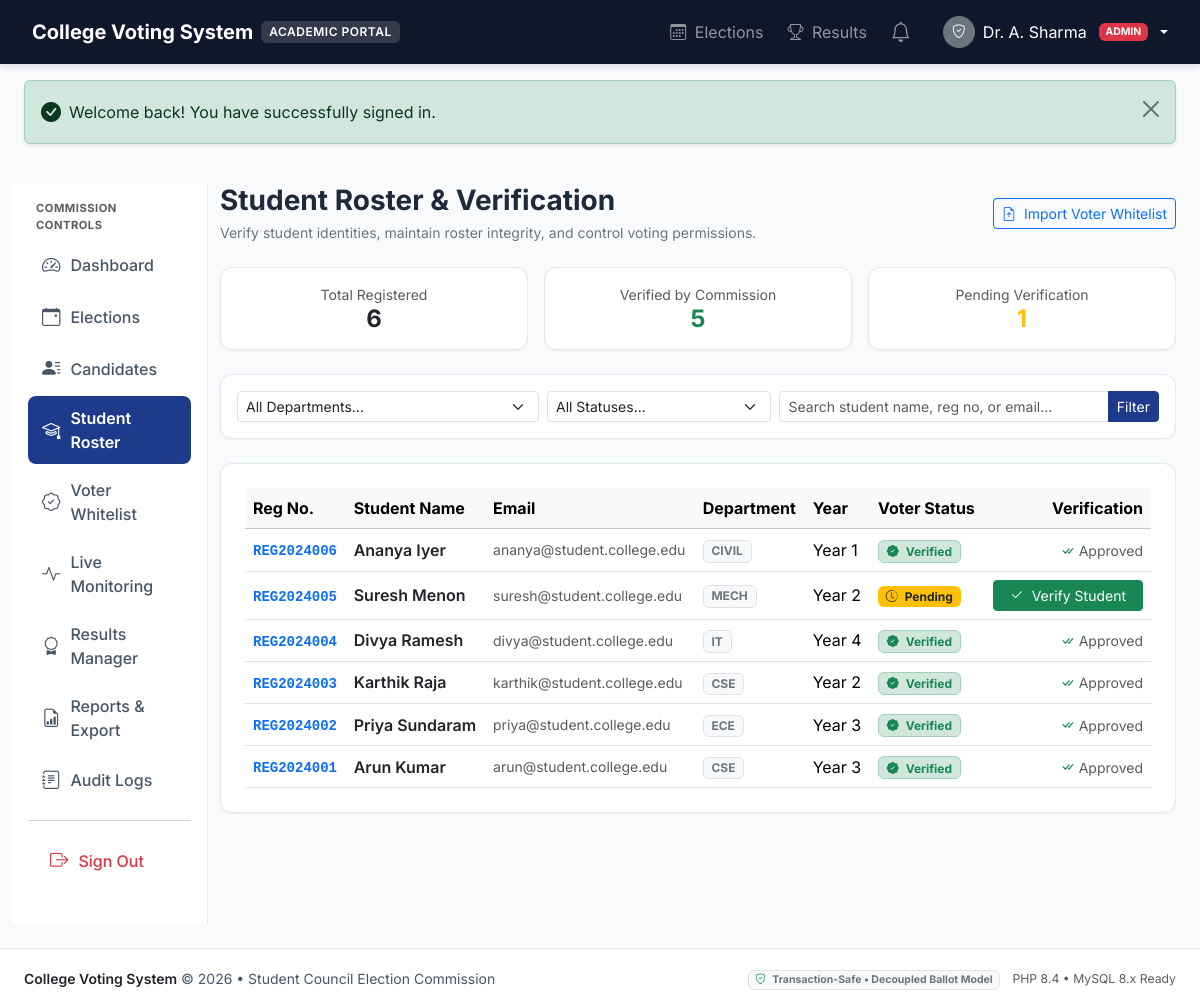
The app's page /admin/students.php (signed in) with its own data.
### tables this page shows
CREATE TABLE IF NOT EXISTS users (
    id INT AUTO_INCREMENT PRIMARY KEY,
    email VARCHAR(150) NOT NULL UNIQUE,
    password_hash VARCHAR(255) NOT NULL,
    role ENUM('admin', 'student') NOT NULL DEFAULT 'student',
    status ENUM('pending', 'active', 'suspended') NOT NULL DEFAULT 'pending',
    created_at DATETIME NOT NULL DEFAULT CURRENT_TIMESTAMP,
    updated_at DATETIME NOT NULL DEFAULT CURRENT_TIMESTAMP ON UPDATE CURRENT_TIMESTAMP,
    INDEX idx_user_role (role),
    INDEX idx_user_status (status)
);

CREATE TABLE IF NOT EXISTS students (
    id INT AUTO_INCREMENT PRIMARY KEY,
    user_id INT NOT NULL UNIQUE,
    full_name VARCHAR(100) NOT NULL,
    registration_no VARCHAR(50) NOT NULL UNIQUE,
    department_id INT NOT NULL,
    course VARCHAR(50) NOT NULL,
    academic_year INT NOT NULL,
    is_verified TINYINT(1) NOT NULL DEFAULT 0,
    verified_at DATETIME DEFAULT NULL,
    verified_by INT DEFAULT NULL,
    created_at DATETIME NOT NULL DEFAULT CURRENT_TIMESTAMP,
    updated_at DATETIME NOT NULL DEFAULT CURRENT_TIMESTAMP ON UPDATE CURRENT_TIMESTAMP,
    CONSTRAINT fk_student_user FOREIGN KEY (user_id) REFERENCES users(id) ON DELETE CASCADE,
    CONSTRAINT fk_student_dept FOREIGN KEY (department_id) REFERENCES departments(id) ON DELETE RESTRICT,
    CONSTRAINT fk_student_verified_by FOREIGN KEY (verified_by) REFERENCES users(id) ON DELETE SET NULL,
    INDEX idx_student_verified (is_verified),
    INDEX idx_student_dept (department_id),
    INDEX idx_student_year (academic_year)
);

CREATE TABLE IF NOT EXISTS departments (
    id INT AUTO_INCREMENT PRIMARY KEY,
    code VARCHAR(20) NOT NULL UNIQUE,
    name VARCHAR(100) NOT NULL,
    created_at DATETIME NOT NULL DEFAULT CURRENT_TIMESTAMP
);

### app/includes/functions.php (called while the page is built, shortened)
<?php
function e(?string $value): string {
    return htmlspecialchars((string)($value ?? ''), ENT_QUOTES, 'UTF-8');
}
function get_flash(): ?array {
    if (!empty($_SESSION['flash'])) {
        $flash = $_SESSION['flash'];
        return $flash;
    }
    return null;
}
function base_url(string $path = ''): string {
    $scriptName = $_SERVER['SCRIPT_NAME'] ?? '';
    $base = rtrim(dirname($scriptName), '/\\');
    $trimmedPath = ltrim($path, '/');
    return ($base === '' || $base === '/') ? '/' . $trimmedPath : $base . '/' . $trimmedPath;
}

### app/includes/auth.php (called while the page is built, shortened)
<?php
require_once __DIR__ . '/../config/app.php';
require_once __DIR__ . '/functions.php';
class Auth {
    private static ?array $currentUser = null;
    public static function check(): bool {
        return !empty($_SESSION['user_id']);
    }
    public static function id(): ?int {
        return isset($_SESSION['user_id']) ? (int)$_SESSION['user_id'] : null;
    }
    public static function role(): ?string {
        return $_SESSION['user_role'] ?? null;
    }
    public static function isAdmin(): bool {
        return self::role() === 'admin';
    }
    public static function user(): ?array {
        if (self::$currentUser !== null) {
            return self::$currentUser;
        }
        $userId = self::id();
        $db = Database::getConnection();
        $stmt = $db->prepare("SELECT * FROM users WHERE id = ?");
        $stmt->execute([$userId]);
        $user = $stmt->fetch(PDO::FETCH_ASSOC);
        if ($user['role'] === 'student') {
            $stmtStud = $db->prepare("
                SELECT s.*, d.name AS department_name, d.code AS department_code
                FROM students s
                LEFT JOIN departments d ON s.department_id = d.id
                WHERE s.user_id = ?
            ");
            $stmtStud->execute([$userId]);
            $student = $stmtStud->fetch(PDO::FETCH_ASSOC);
            $user['student'] = $student ?: [];
        } elseif ($user['role'] === 'admin') {
            $stmtAdmin = $db->prepare("SELECT * FROM administrators WHERE user_id = ?");
            $stmtAdmin->execute([$userId]);
            $admin = $stmtAdmin->fetch(PDO::FETCH_ASSOC);
            $user['admin'] = $admin ?: [];
        }
        self::$currentUser = $user;
        return self::$currentUser;
    }
}

### app/repositories/StudentRepository.php (called while the page is built, shortened)
<?php
class StudentRepository {
    private PDO $db;
    public function __construct(?PDO $db = null) {
        $this->db = $db ?? Database::getConnection();
    }
    public function getAll(array $filters = []): array {
        $sql = "
            SELECT s.*, u.email, u.status AS user_status, d.name AS department_name, d.code AS department_code,
                   v.email AS verifier_email
            FROM students s
            JOIN users u ON s.user_id = u.id
            JOIN departments d ON s.department_id = d.id
            LEFT JOIN users v ON s.verified_by = v.id
            WHERE 1=1
        ";
        $params = [];
        $sql .= " ORDER BY s.id DESC";
        $stmt = $this->db->prepare($sql);
        $stmt->execute($params);
        return $stmt->fetchAll(PDO::FETCH_ASSOC);
    }
    public function getStats(): array {
        $stmt = $this->db->query("
            SELECT
                COUNT(*) AS total_students,
                SUM(CASE WHEN is_verified = 1 THEN 1 ELSE 0 END) AS verified_students,
                SUM(CASE WHEN is_verified = 0 THEN 1 ELSE 0 END) AS pending_students
            FROM students
        ");
        $res = $stmt->fetch(PDO::FETCH_ASSOC);
        return [
            'total_students' => (int)($res['total_students'] ?? 0),
            'verified_students' => (int)($res['verified_students'] ?? 0),
            'pending_students' => (int)($res['pending_students'] ?? 0)
        ];
    }
}

### admin/students.php (the view, shortened to what this page needs)
<?php
require_once __DIR__ . '/../app/includes/csrf.php';
require_once __DIR__ . '/../app/includes/functions.php';
require_once __DIR__ . '/../app/repositories/StudentRepository.php';
$db = Database::getConnection();
$studentRepo = new StudentRepository($db);
$currentUser = Auth::user();
$searchFilter = $_GET['search'] ?? '';
$filters = [];
$students = $studentRepo->getAll($filters);
$stats = $studentRepo->getStats();
require_once __DIR__ . '/../app/includes/header.php';
?>
<div class="container-fluid px-3 px-md-4 py-4">
    <div class="row g-4">
        <?php require_once __DIR__ . '/../app/includes/admin-sidebar.php'; ?>
        <div class="col-lg-9 col-xl-10">
            <div class="d-flex flex-column flex-md-row justify-content-between align-items-md-center gap-3 mb-4">
                <div>
                    <h1 class="h3 fw-bold mb-1">Student Roster & Verification</h1>
                    <p class="text-secondary small mb-0">Verify student identities, maintain roster integrity, and control voting permissions.</p>
                </div>
                <div class="d-flex gap-2">
                    <a href="<?= base_url('eligibility.php') ?>" class="btn btn-outline-primary btn-sm">
                        <i class="bi bi-file-earmark-arrow-up me-1"></i> Import Voter Whitelist
                    </a>
                </div>
            </div>
            <div class="row g-3 mb-4">
                <div class="col-md-4">
                    <div class="card card-academic p-3 text-center">
                        <div class="text-muted small">Total Registered</div>
                        <h4 class="fw-bold mb-0 text-dark"><?= $stats['total_students'] ?></h4>
                    </div>
                </div>
                <div class="col-md-4">
                    <div class="card card-academic p-3 text-center">
                        <div class="text-muted small">Verified by Commission</div>
                        <h4 class="fw-bold mb-0 text-success"><?= $stats['verified_students'] ?></h4>
                    </div>
                </div>
                <div class="col-md-4">
                    <div class="card card-academic p-3 text-center">
                        <div class="text-muted small">Pending Verification</div>
                        <h4 class="fw-bold mb-0 text-warning"><?= $stats['pending_students'] ?></h4>
                    </div>
                </div>
            </div>
            <div class="card card-academic p-3 mb-4">
                <form method="GET" action="<?= base_url('students.php') ?>" class="row g-2 align-items-center">
                    <div class="col-md-4">
                        <select class="form-select form-select-sm" name="department_id" onchange="this.form.submit()">
                            <option value="">All Departments...</option>
                        </select>
                    </div>
                    <div class="col-md-3">
                        <select class="form-select form-select-sm" name="status" onchange="this.form.submit()">
                            <option value="">All Statuses...</option>
                        </select>
                    </div>
                    <div class="col-md-5">
                        <div class="input-group input-group-sm">
                            <input type="text" class="form-control" name="search" value="<?= e($searchFilter) ?>" placeholder="Search student name, reg no, or email...">
                            <button class="btn btn-navy" type="submit">Filter</button>
                        </div>
                    </div>
                </form>
            </div>
            <div class="card card-academic p-4">
                <?php if (empty($students)): ?>
                    <p class="text-center text-muted py-5 mb-0">No registered students found matching filters.</p>
                <?php else: ?>
                    <div class="table-responsive">
                        <table class="table table-hover align-middle mb-0">
                            <thead class="table-light">
                                <tr>
                                    <th>Reg No.</th>
                                    <th>Student Name</th>
                                    <th>Email</th>
                                    <th>Department</th>
                                    <th>Year</th>
                                    <th>Voter Status</th>
                                    <th class="text-end">Verification</th>
                                </tr>
                            </thead>
                            <tbody>
                                <?php foreach ($students as $st): ?>
                                    <tr>
                                        <td>
                                            <code class="text-primary fw-bold"><?= e($st['registration_no']) ?></code>
                                        </td>
                                        <td class="fw-semibold text-dark"><?= e($st['full_name']) ?></td>
                                        <td class="small text-muted"><?= e($st['email']) ?></td>
                                        <td><span class="badge bg-light text-secondary border"><?= e($st['department_code']) ?></span></td>
                                        <td>Year <?= (int)$st['academic_year'] ?></td>
                                        <td>
                                            <?php if ($st['is_verified']): ?>
                                                <span class="badge bg-success-subtle text-success border border-success-subtle">
                                                    <i class="bi bi-patch-check-fill me-1"></i> Verified
                                                </span>
                                            <?php else: ?>
                                                <span class="badge bg-warning text-dark">
                                                    <i class="bi bi-clock-history me-1"></i> Pending
                                                </span>
                                            <?php endif; ?>
                                        </td>
                                        <td class="text-end">
                                            <?php if (!$st['is_verified']): ?>
                                                <form method="POST" action="<?= base_url('students.php') ?>" class="d-inline" onsubmit="return confirm('Verify student <?= e($st['full_name']) ?> to participate in elections?');">
                                                    <button type="submit" class="btn btn-sm btn-success px-3">
                                                        <i class="bi bi-check2 me-1"></i> Verify Student
                                                    </button>
                                                </form>
                                            <?php else: ?>
                                                <small class="text-muted"><i class="bi bi-check-all text-success"></i> Approved</small>
                                            <?php endif; ?>
                                        </td>
                                    </tr>
                                <?php endforeach; ?>
                            </tbody>
                        </table>
                    </div>
                <?php endif; ?>
            </div>
        </div>
    </div>
</div>
<?php require_once __DIR__ . '/../app/includes/footer.php'; ?>

### app/includes/header.php (shortened to what this page needs)
<?php
require_once __DIR__ . '/auth.php';
require_once __DIR__ . '/functions.php';
$currentUser = Auth::user();
$isLoggedIn = Auth::check();
$isAdmin = Auth::isAdmin();
$flash = get_flash();
?>
<!DOCTYPE html>
<html lang="en">
<head>
    <link href="https://cdn.jsdelivr.net/npm/bootstrap@5.3.3/dist/css/bootstrap.min.css" rel="stylesheet">
    <link href="https://cdn.jsdelivr.net/npm/bootstrap-icons@1.11.3/font/bootstrap-icons.css" rel="stylesheet">
    <link href="<?= base_url('assets/css/style.css') ?>" rel="stylesheet">
</head>
<body>
<nav class="navbar navbar-expand-lg navbar-dark app-navbar py-2 sticky-top">
    <div class="container-fluid px-3 px-md-4">
        <a class="navbar-brand d-flex align-items-center gap-2 fw-bold" href="<?= base_url('index.php') ?>">
            <span>College Voting System</span>
            <span class="navbar-brand-badge d-none d-sm-inline-block">Academic Portal</span>
        </a>
        <div class="collapse navbar-collapse" id="appNav">
            <ul class="navbar-nav ms-auto align-items-center gap-1 gap-lg-2">
                <li class="nav-item">
                    <a class="nav-link" href="<?= base_url('elections.php') ?>"><i class="bi bi-calendar3 me-1"></i> Elections</a>
                </li>
                <li class="nav-item">
                    <a class="nav-link" href="<?= base_url('results.php') ?>"><i class="bi bi-trophy me-1"></i> Results</a>
                </li>
                <?php if ($isLoggedIn): ?>
                    <li class="nav-item">
                        <a class="nav-link position-relative px-2" href="<?= base_url('notifications.php') ?>" title="Notifications">
                            <i class="bi bi-bell fs-5"></i>
                        </a>
                    </li>
                    <li class="nav-item dropdown ms-lg-2">
                        <a class="nav-link dropdown-toggle d-flex align-items-center gap-2 text-white" href="#" role="button" data-bs-toggle="dropdown">
                            <div class="rounded-circle bg-secondary text-white d-flex align-items-center justify-content-center" style="width: 32px; height: 32px; font-size: 0.85rem;">
                                <i class="bi <?= $isAdmin ? 'bi-shield-check' : 'bi-person-fill' ?>"></i>
                            </div>
                            <span class="d-none d-md-inline"><?= e($currentUser['admin']['full_name'] ?? $currentUser['student']['full_name'] ?? $currentUser['email']) ?></span>
                            <span class="badge bg-<?= $isAdmin ? 'danger' : 'primary' ?> text-uppercase ms-1" style="font-size: 0.65rem;">
                                <?= e($currentUser['role']) ?>
                            </span>
                        </a>
                    </li>
                <?php endif; ?>
            </ul>
        </div>
    </div>
</nav>
<?php if ($flash): ?>
    <div class="container-fluid px-3 px-md-4 mt-3">
        <div class="alert alert-<?= e($flash['type']) ?> alert-dismissible fade show shadow-sm" role="alert">
            <div class="d-flex align-items-center gap-2">
                <i class="bi <?= $flash['type'] === 'success' ? 'bi-check-circle-fill' : ($flash['type'] === 'danger' ? 'bi-exclamation-octagon-fill' : 'bi-info-circle-fill') ?> fs-5"></i>
                <div><?= e($flash['message']) ?></div>
            </div>
            <button type="button" class="btn-close" data-bs-dismiss="alert" aria-label="Close"></button>
        </div>
    </div>
<?php endif; ?>

### records on screen
users: role "ADMIN"
students: registration_no "REG2024006", full_name "Ananya Iyer", user.email "ananya@student.college.edu", department.code "CIVIL", academic_year "1", is_verified 1 (drawn)
students: registration_no "REG2024005", full_name "Suresh Menon", user.email "suresh@student.college.edu", department.code "MECH", academic_year "2", is_verified 0 (drawn)
students: registration_no "REG2024004", full_name "Divya Ramesh", user.email "divya@student.college.edu", department.code "IT", academic_year "4", is_verified 1 (drawn)
students: registration_no "REG2024003", full_name "Karthik Raja", user.email "karthik@student.college.edu", department.code "CSE", academic_year "2", is_verified 1 (drawn)
students: registration_no "REG2024002", full_name "Priya Sundaram", user.email "priya@student.college.edu", department.code "ECE", academic_year "3", is_verified 1 (drawn)
students: registration_no "REG2024001", full_name "Arun Kumar", user.email "arun@student.college.edu", department.code "CSE", academic_year "3", is_verified 1 (drawn)

### other values on screen
$currentUser['admin']['full_name'] "Dr. A. Sharma"
$flash['message'] "Welcome back! You have successfully signed in."
$stats['total_students'] "6"
$stats['verified_students'] "5"
$stats['pending_students'] "1"
PHP_MAJOR_VERSION "8"
PHP_MINOR_VERSION "4"
